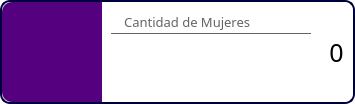
                        <widget class="QFrame" name="frame_8">
                         <property name="minimumSize">
                          <size>
                           <width>0</width>
                           <height>104</height>
                          </size>
                         </property>
                         <property name="maximumSize">
                          <size>
                           <width>16777215</width>
                           <height>104</height>
                          </size>
                         </property>
                         <property name="styleSheet">
                          <string notr="true">background-color: rgb(255, 255, 255);
border: 2px solid rgb(0, 0, 61);
border-radius: 10px;</string>
                         </property>
                         <property name="frameShape">
                          <enum>QFrame::StyledPanel</enum>
                         </property>
                         <property name="frameShadow">
                          <enum>QFrame::Raised</enum>
                         </property>
                         <layout class="QHBoxLayout" name="horizontalLayout_42">
                          <property name="spacing">
                           <number>0</number>
                          </property>
                          <property name="leftMargin">
                           <number>0</number>
                          </property>
                          <property name="topMargin">
                           <number>0</number>
                          </property>
                          <property name="rightMargin">
                           <number>0</number>
                          </property>
                          <property name="bottomMargin">
                           <number>0</number>
                          </property>
                          <item>
                           <widget class="QLabel" name="label_28">
                            <property name="minimumSize">
                             <size>
                              <width>100</width>
                              <height>100</height>
                             </size>
                            </property>
                            <property name="maximumSize">
                             <size>
                              <width>100</width>
                              <height>100</height>
                             </size>
                            </property>
                            <property name="font">
                             <font>
                              <family>Circular Std</family>
                              <pointsize>10</pointsize>
                             </font>
                            </property>
                            <property name="styleSheet">
                             <string notr="true">border: none;
border-radius: 0px;
border-top-left-radius: 10px;
border-bottom-left-radius: 10px;
background-color: rgb(85, 0, 127);
padding: 10px;</string>
                            </property>
                            <property name="text">
                             <string/>
                            </property>
                            <property name="pixmap">
                             <pixmap>:/icons/woman.png</pixmap>
                            </property>
                            <property name="scaledContents">
                             <bool>false</bool>
                            </property>
                            <property name="alignment">
                             <set>Qt::AlignCenter</set>
                            </property>
                           </widget>
                          </item>
                          <item alignment="Qt::AlignTop">
                           <widget class="QFrame" name="frame_24">
                            <property name="styleSheet">
                             <string notr="true">border: none;</string>
                            </property>
                            <property name="frameShape">
                             <enum>QFrame::StyledPanel</enum>
                            </property>
                            <property name="frameShadow">
                             <enum>QFrame::Raised</enum>
                            </property>
                            <layout class="QVBoxLayout" name="verticalLayout_68">
                             <item>
                              <widget class="QLabel" name="label_30">
                               <property name="minimumSize">
                                <size>
                                 <width>200</width>
                                 <height>23</height>
                                </size>
                               </property>
                               <property name="maximumSize">
                                <size>
                                 <width>200</width>
                                 <height>23</height>
                                </size>
                               </property>
                               <property name="font">
                                <font>
                                 <family>Circular Std</family>
                                 <pointsize>10</pointsize>
                                </font>
                               </property>
                               <property name="styleSheet">
                                <string notr="true">border: none;
border-radius: none;
border-bottom: 1px solid rgb(100, 100, 100);
color: rgb(100, 100, 100);</string>
                               </property>
                               <property name="text">
                                <string>   Cantidad de Mujeres</string>
                               </property>
                              </widget>
                             </item>
                            </layout>
                           </widget>
                          </item>
                          <item>
                           <widget class="QFrame" name="frame_21">
                            <property name="styleSheet">
                             <string notr="true">border: none;</string>
                            </property>
                            <property name="frameShape">
                             <enum>QFrame::StyledPanel</enum>
                            </property>
                            <property name="frameShadow">
                             <enum>QFrame::Raised</enum>
                            </property>
                            <layout class="QVBoxLayout" name="verticalLayout_67">
                             <item>
                              <widget class="QLabel" name="lbl_cant_mujeres">
                               <property name="minimumSize">
                                <size>
                                 <width>0</width>
                                 <height>30</height>
                                </size>
                               </property>
                               <property name="maximumSize">
                                <size>
                                 <width>16777215</width>
                                 <height>30</height>
                                </size>
                               </property>
                               <property name="font">
                                <font>
                                 <family>Circular Std</family>
                                 <pointsize>19</pointsize>
                                </font>
                               </property>
                               <property name="styleSheet">
                                <string notr="true">border: none;</string>
                               </property>
                               <property name="text">
                                <string>0</string>
                               </property>
                               <property name="alignment">
                                <set>Qt::AlignCenter</set>
                               </property>
                              </widget>
                             </item>
                            </layout>
                           </widget>
                          </item>
                         </layout>
                        </widget>
